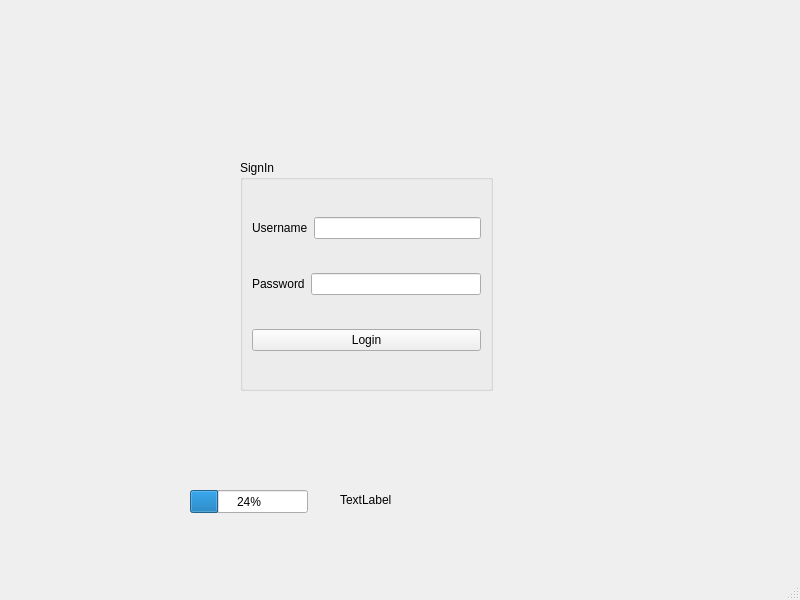
<?xml version="1.0" encoding="UTF-8"?>
<ui version="4.0">
 <class>MainWindow</class>
 <widget class="QMainWindow" name="MainWindow">
  <property name="geometry">
   <rect>
    <x>0</x>
    <y>0</y>
    <width>800</width>
    <height>600</height>
   </rect>
  </property>
  <property name="windowTitle">
   <string>MainWindow</string>
  </property>
  <widget class="QWidget" name="centralwidget">
   <widget class="QGroupBox" name="groupBox">
    <property name="geometry">
     <rect>
      <x>240</x>
      <y>160</y>
      <width>253</width>
      <height>231</height>
     </rect>
    </property>
    <property name="title">
     <string>SignIn</string>
    </property>
    <layout class="QVBoxLayout" name="verticalLayout">
     <item>
      <layout class="QHBoxLayout" name="horizontalLayout">
       <item>
        <widget class="QLabel" name="label">
         <property name="text">
          <string>Username</string>
         </property>
         <property name="buddy">
          <cstring>lineEdit_username</cstring>
         </property>
        </widget>
       </item>
       <item>
        <widget class="QLineEdit" name="lineEdit_username"/>
       </item>
      </layout>
     </item>
     <item>
      <layout class="QHBoxLayout" name="horizontalLayout_2">
       <item>
        <widget class="QLabel" name="label_2">
         <property name="text">
          <string>Password</string>
         </property>
         <property name="buddy">
          <cstring>lineEdit_password</cstring>
         </property>
        </widget>
       </item>
       <item>
        <widget class="QLineEdit" name="lineEdit_password">
         <property name="echoMode">
          <enum>QLineEdit::Password</enum>
         </property>
        </widget>
       </item>
      </layout>
     </item>
     <item>
      <widget class="QPushButton" name="pushButton_Login">
       <property name="text">
        <string>Login</string>
       </property>
      </widget>
     </item>
    </layout>
   </widget>
   <widget class="QLabel" name="label_picture">
    <property name="geometry">
     <rect>
      <x>30</x>
      <y>110</y>
      <width>181</width>
      <height>261</height>
     </rect>
    </property>
    <property name="text">
     <string/>
    </property>
   </widget>
   <widget class="QLabel" name="label_3">
    <property name="geometry">
     <rect>
      <x>340</x>
      <y>490</y>
      <width>63</width>
      <height>20</height>
     </rect>
    </property>
    <property name="text">
     <string>TextLabel</string>
    </property>
   </widget>
   <widget class="QProgressBar" name="progressBar">
    <property name="geometry">
     <rect>
      <x>190</x>
      <y>490</y>
      <width>118</width>
      <height>23</height>
     </rect>
    </property>
    <property name="value">
     <number>24</number>
    </property>
   </widget>
  </widget>
  <widget class="QMenuBar" name="menubar">
   <property name="geometry">
    <rect>
     <x>0</x>
     <y>0</y>
     <width>800</width>
     <height>26</height>
    </rect>
   </property>
  </widget>
  <widget class="QStatusBar" name="statusbar"/>
 </widget>
 <resources/>
 <connections/>
</ui>
